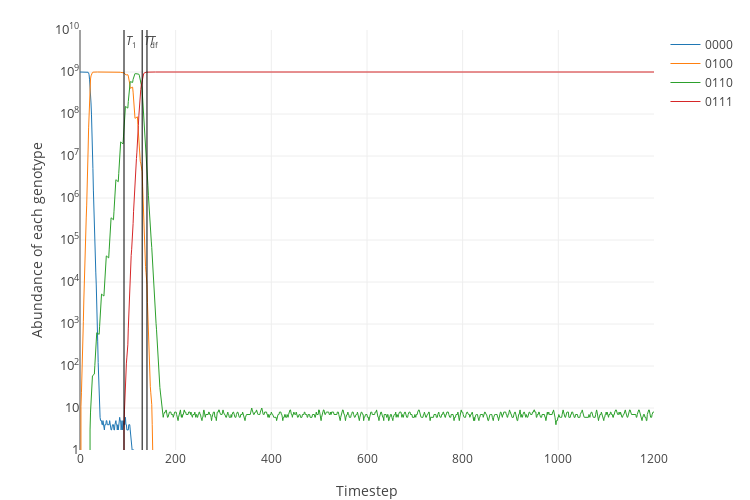

Notebook code cell kept with this figure:
### Code cell
# 25 and below take path 0, 4, 6, 7
plot_simulation(simulate(pairs[2], frequency=5), genotypes_to_plot=(0,4,6,7))

### Figure 1 — Plotly figure (JSON) as saved in the notebook; plotly's stock layout.template omitted (floating-point values rounded to 4 significant figures; data arrays with more than 128 entries replaced by an {"elided": "..."} marker saying what was removed)
{"data": [{"line": {"width": 1}, "name": "0000", "type": "scatter", "uid": "20300d40-d94a-11ea-8364-441ca8e2e0ce", "x": {"elided": "1201 int values"}, "y": {"elided": "1201 int values"}}, {"line": {"width": 1}, "name": "0100", "type": "scatter", "uid": "20300d41-d94a-11ea-a213-441ca8e2e0ce", "x": {"elided": "1201 int values"}, "y": {"elided": "1201 int values"}}, {"line": {"width": 1}, "name": "0110", "type": "scatter", "uid": "20300d42-d94a-11ea-83b3-441ca8e2e0ce", "x": {"elided": "1201 int values"}, "y": {"elided": "1201 int values"}}, {"line": {"width": 1}, "name": "0111", "type": "scatter", "uid": "20300d43-d94a-11ea-b33b-441ca8e2e0ce", "x": {"elided": "1201 int values"}, "y": {"elided": "1201 int values"}}, {"line": {"color": "black", "width": 1}, "mode": "lines", "name": "T_1", "showlegend": false, "type": "scatter", "uid": "20300d44-d94a-11ea-8c9f-441ca8e2e0ce", "x": [92, 92], "y": [0, 10000000000]}, {"line": {"color": "black", "width": 1}, "mode": "lines", "name": "T_d", "showlegend": false, "type": "scatter", "uid": "20300d45-d94a-11ea-a023-441ca8e2e0ce", "x": [130, 130], "y": [0, 10000000000]}, {"line": {"color": "black", "width": 1}, "mode": "lines", "name": "T_f", "showlegend": false, "type": "scatter", "uid": "20300d46-d94a-11ea-b2f3-441ca8e2e0ce", "x": [140, 140], "y": [0, 10000000000]}], "layout": {"annotations": [{"showarrow": false, "text": "<i>T</i><sub>1</sub>", "x": 92, "xanchor": "left", "xref": "x", "y": 9.75, "yref": "y"}, {"showarrow": false, "text": "<i>T</i><sub>d</sub>", "x": 130, "xanchor": "left", "xref": "x", "y": 9.75, "yref": "y"}, {"showarrow": false, "text": "<i>T</i><sub>f</sub>", "x": 140, "xanchor": "left", "xref": "x", "y": 9.75, "yref": "y"}], "height": 500, "margin": {"b": 50, "t": 30}, "width": 750, "xaxis": {"title": "Timestep"}, "yaxis": {"exponentformat": "power", "range": [0, 10], "tickfont": {"size": 10}, "title": "Abundance of each genotype", "type": "log"}}}
